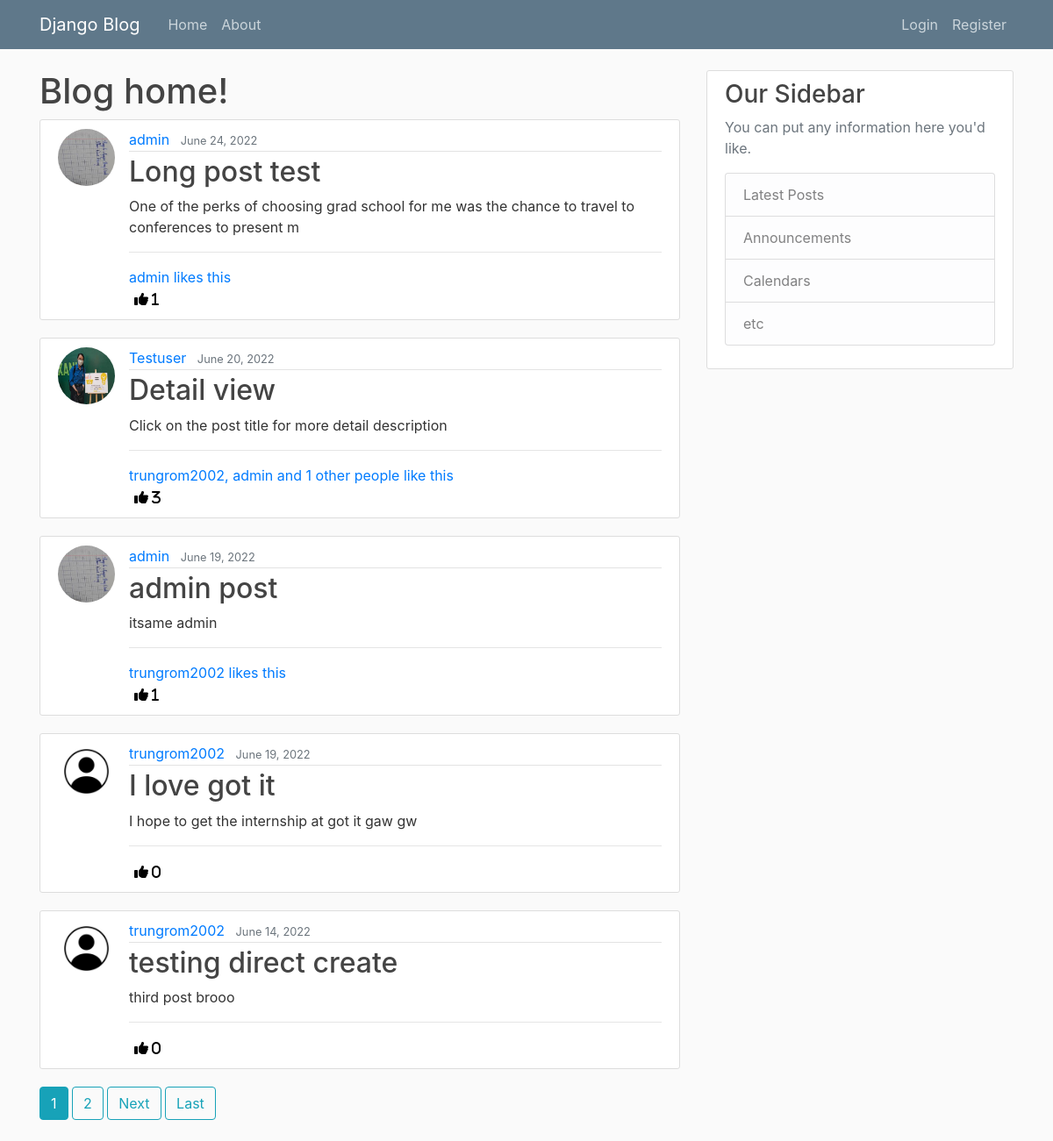
The page / on the database its author committed.
### blog/models.py (models this page shows, shortened)
class Post(models.Model):
    title = models.CharField(max_length=100)
    content = models.TextField()
    date_posted = models.DateTimeField(default=timezone.now)
    author = models.ForeignKey(User, on_delete=models.CASCADE)
    likes = models.ManyToManyField(User, blank=True, related_name='likes')
    class Meta:
        ordering = ['-id']

### users/models.py (models this page shows, shortened)
class Profile(models.Model):
    user = models.OneToOneField(User, on_delete=models.CASCADE)
    image = models.ImageField(default='default.jpg', upload_to='profile_pics')

### blog/views.py (the view)
# urls.py: path('', PostListView.as_view(), name='blog-home'),
class PostListView(ListView):
    model = Post
    template_name = 'blog/home.html'
    context_object_name = 'posts'
    ordering = ['-date_posted']
    paginate_by = 5

### blog/templates/blog/home.html (shortened to what this page needs)
{% extends "blog/base.html" %}
{% block content %}
<h1>Blog home!</h1>
{% for post in posts %}
<article class="media content-section">
    <img class="rounded-circle article-img" src="{{post.author.profile.image.url}}">
    <div class="media-body">
        <div class="article-metadata">
            <a class="mr-2" href="#">{{ post.author }}</a>
            <small class="text-muted">{{ post.date_posted | date:"F d, Y"}}</small>
        </div>
        <h2><a class="article-title" href="{% url 'post-detail' post.id %}">{{ post.title }}</a></h2>
        <p class="article-content">{{ post.content|slice:":100" }}</p>
        <hr>
        {% if post.likes.all.count > 2 %}
        <a href="" data-toggle="modal" data-target="#likePeople_{{post.id}}" id="ThemIdDeQuery_{{post.id}}"></a>
        {% else %}
        {% if post.likes.all.count == 2 %}
        <a href="" data-toggle="modal" data-target="#likePeople_{{post.id}}">{{post.likes.all.0}} and
            {{post.likes.all.1}} like this</a>
        {% else %}
        {% if post.likes.all.count == 1 %}
        <a href="" data-toggle="modal" data-target="#likePeople_{{post.id}}">{{post.likes.all.first}}
            likes this</a>
        {%endif%}
        {% endif %}
        {% endif %}
        <form method="POST" action="{% url 'like' post.pk %}">
            <button style="background-color:transparent; border:none; box-shadow:none;" type="submit">
                <i class="fa-solid fa-thumbs-up"> {{post.likes.all.count}}</i>
            </button>
        </form>
    </div>
</article>
{%endfor%}
{% if is_paginated %}
{% for num in page_obj.paginator.page_range %}
{% if page_obj.number == num %}
<a class="btn btn-info mb-4" href="?page={{ num }}">{{ num }}</a>
{% elif num > page_obj.number|add:'-3' and num < page_obj.number|add:'3' %} <a class="btn btn-outline-info mb-4"
    href="?page={{ num }}">{{ num }}</a>
    {% endif %}
    {% endfor %}
    {% if page_obj.has_next %}
    <a class="btn btn-outline-info mb-4" href="?page={{ page_obj.next_page_number }}">Next</a>
    <a class="btn btn-outline-info mb-4" href="?page={{ page_obj.paginator.num_pages }}">Last</a>
    {% endif %}
    {% endif %}
    {% endblock content %}

### blog/static/blog/main.css (style rules this page uses)
body { background: #fafafa; color: #333333; margin-top: 5rem; }
h1, h2, h3, h4, h5, h6 { color: #444444; }
.content-section { background: #ffffff; padding: 10px 20px; border: 1px solid #dddddd; border-radius: 3px; margin-bottom: 20px; }
.article-title { color: #444444; }
.article-content { white-space: pre-line; }
.article-img { height: 65px; width: 65px; margin-right: 16px; }
.article-metadata { padding-bottom: 1px; margin-bottom: 4px; border-bottom: 1px solid #e3e3e3 }

### rows shown on the page
Post: author.profile.image (picture), author "admin", date_posted "June 24, 2022", title "Long post test", content "One of the perks of choosing grad school for me was the chance to travel to conferences to present m", likes.all.first "admin", likes.all.count "1"
Post: author.profile.image (picture), author "Testuser", date_posted "June 20, 2022", title "Detail view", content "Click on the post title for more detail description", likes.all.count "3"
Post: author.profile.image (picture), author "admin", date_posted "June 19, 2022", title "admin post", content "itsame admin", likes.all.first "trungrom2002", likes.all.count "1"
Post: author.profile.image (placeholder picture), author "trungrom2002", date_posted "June 19, 2022", title "I love got it", content "I hope to get the internship at got it gaw gw", likes.all.count "0"
Post: author.profile.image (placeholder picture), author "trungrom2002", date_posted "June 14, 2022", title "testing direct create", content "third post brooo", likes.all.count "0"

### other values the page prints
{{ num }} "1"
{{ num }} "2"
